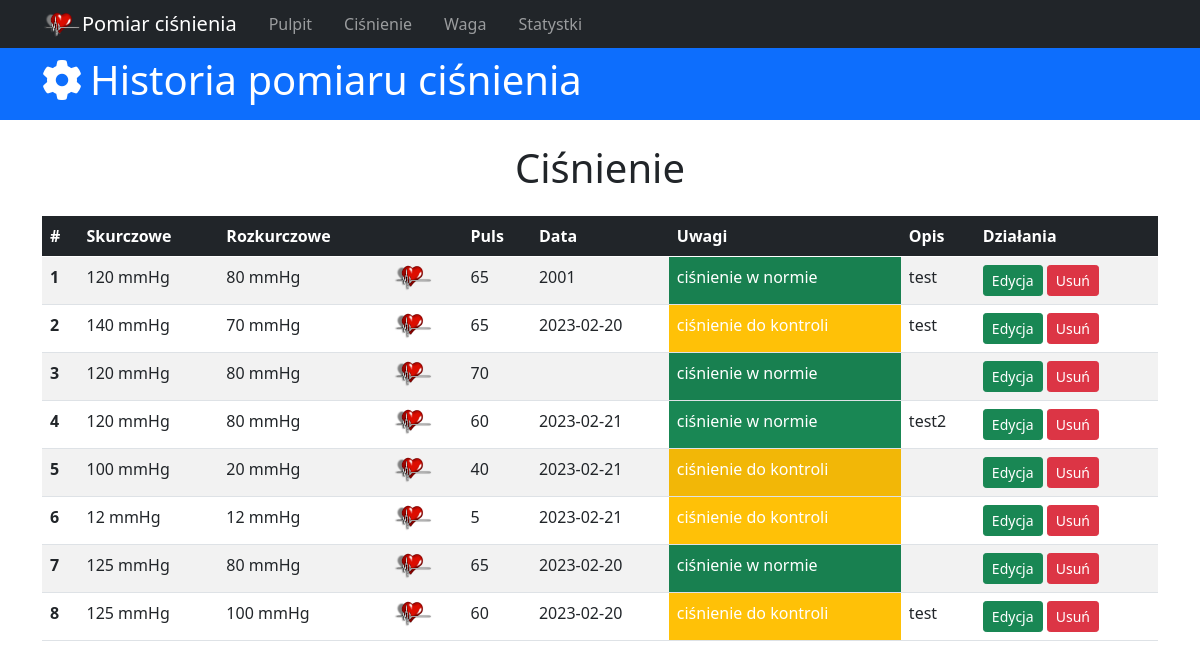
The page /pressure_history on the database as committed earlier.
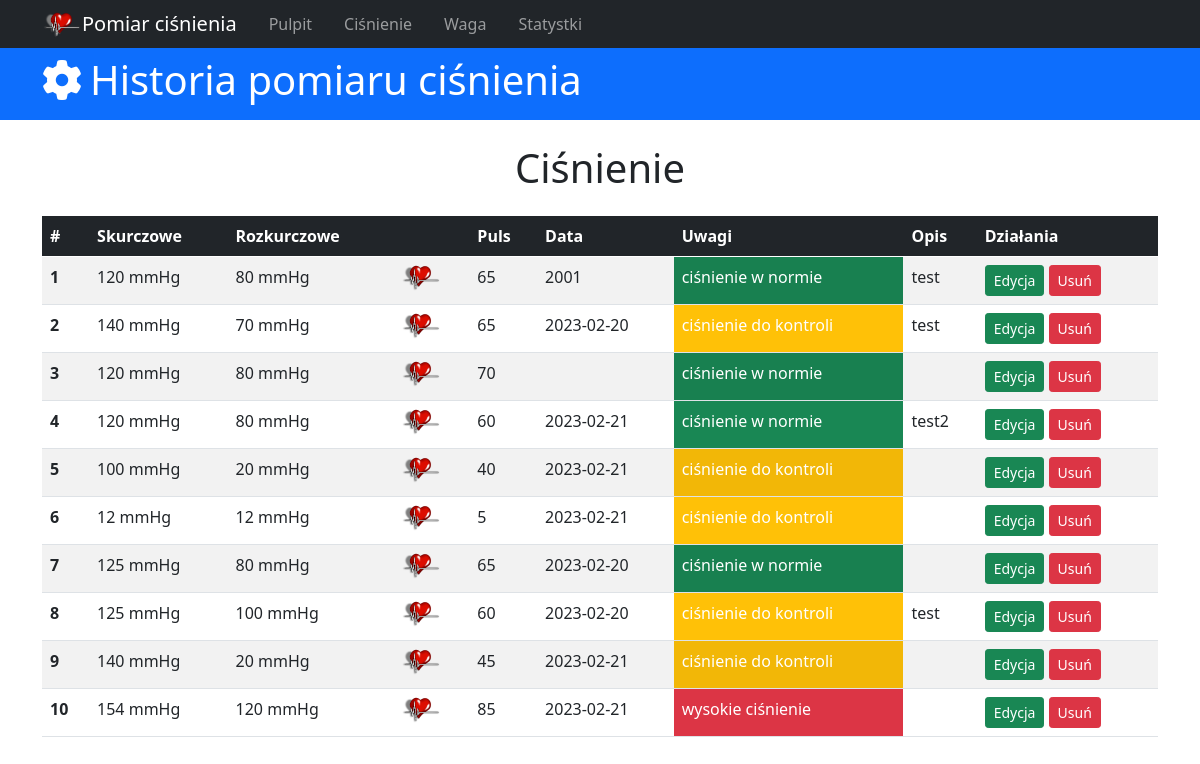
The same page on the database as committed later.
### tables this page shows
CREATE TABLE blood_pressure(id integer primary key autoincrement, upper_pressure int, down_pressure int, pressure int, date_of_pressure date not null default(date()), description text, time_of_day VARCHAR(10));

### app.py (the view)
@app.route('/pressure_history')
def pressure_history():
  db = get_db()
  sql_command = 'select id, upper_pressure, down_pressure, pressure, date_of_pressure, date_of_pressure, description from blood_pressure;'
  cur = db.execute(sql_command)
  bloods = cur.fetchall()
  return render_template('cisnienie.html', bloods=bloods)

### app.py (called while the page is built)
def get_db():
  if not hasattr(g, 'sqlite_db'):
    conn = sqlite3.connect(app_info['db_file'])
    conn.row_factory = sqlite3.Row
    g.sqlite_db = conn
  return g.sqlite_db

### templates/cisnienie.html (shortened to what this page needs)
{% extends 'base.html' %}  {% block content %}
<header>
  <div id="main-header" class="py-2 bg-primary text-white">
    <div class="container">
      <div class="row">
        <div class="col-md-6">
          <h1><i class="fas fa-cog pe-2"></i>Historia pomiaru ciśnienia</h1>
        </div>
      </div>
    </div>
  </div>
</header>
<div class="container">
  <h1 class="text-center mt-4">Ciśnienie</h1>
  <table class="table table-striped table-hover mt-4">
    <thead class="table-dark">
      <tr>
        <th scope="col">#</th>
        <th scope="col">Skurczowe</th>
        <th scope="col">Rozkurczowe</th>
        <th scope="col"></th>
        <th scope="col">Puls</th>
        <th scope="col">Data</th>
        <th>Uwagi</th>
        <th scope="col">Opis</th>
        <th scope="col">Działania</th>
      </tr>
    </thead>
    <tbody>
      {% for blood in bloods %}
      <tr>
        <th scope="row">{{blood.id}}</th>
        <td>{{blood.upper_pressure}} mmHg</td>
        <td>{{blood.down_pressure}} mmHg</td>
        <td>
          <img src="{{url_for('static', filename='heart_sm.png')}}" alt="" />
        </td>
        <td>{{blood.pressure}}</td>
        <td>{{blood.date_of_pressure}}</td>
        {% if (blood.upper_pressure >= 120 and blood.upper_pressure < 140) and
        (blood.down_pressure >= 80 and blood.down_pressure <= 89) %}
        <td class="bg-success text-white">ciśnienie w normie</td>
        {% elif blood.upper_pressure >= 140 and blood.down_pressure > 90 %}
        <td class="bg-danger text-white">wysokie ciśnienie</td>
        {% else %}
        <td class="bg-warning text-white">ciśnienie do kontroli</td>
        {% endif %}
        <td>{{blood.description}}</td>
        <td>
          <a href="#" class="btn btn-success btn-sm">Edycja</a>
          <a href="#" class="btn btn-danger btn-sm">Usuń</a>
        </td>
      </tr>
      {% endfor %}
    </tbody>
  </table>
</div>
{% endblock %}

### templates/base.html (shortened to what this page needs)
<!DOCTYPE html>
<html lang="pl">
  <head>
    <link
      href="https://cdn.jsdelivr.net/npm/bootstrap@5.0.2/dist/css/bootstrap.min.css"
      rel="stylesheet"
    />
    <link rel="stylesheet" href="{{url_for('static', filename='style.css')}}" />
  </head>
  <body>
    {% include 'menu.html' %} {% block content %}{% endblock %}
  </body>
</html>

### templates/menu.html (shortened to what this page needs)
<nav class="navbar navbar-expand-sm navbar-dark bg-dark p-1">
  <div class="container">
    <a class="navbar-brand" href="{{url_for('index')}}"
      ><img src="{{url_for('static', filename='heart_sm.png')}}" alt="" />Pomiar
      ciśnienia</a
    >
    <div class="collapse navbar-collapse" id="navbarNav">
      <ul class="navbar-nav">
        <li class="nav-item px-2">
          <a
            class="nav-link {{'active' if active_menu=='home'}}"
            aria-current="page"
            href="{{url_for('index')}}"
            >Pulpit</a
          >
        </li>
        <li class="nav-item px-2">
          <a
            class="nav-link {{'active' if active_menu=='pressure_history'}}"
            href="{{url_for('pressure_history')}}"
            >Ciśnienie</a
          >
        </li>
        <li class="nav-item px-2">
          <a class="nav-link" href="#">Waga</a>
        </li>
        <li class="nav-item px-2">
          <a href="#" class="nav-link">Statystki</a>
        </li>
      </ul>
    </div>
  </div>
</nav>

### static/style.css (style rules this page uses)
.container { max-width: 1140px; }

Rows that differ between the two databases and show on the page:
added blood_pressure: id "9", upper_pressure "140", down_pressure "20", pressure "45", date_of_pressure "2023-02-21", shows "ciśnienie do kontroli"
added blood_pressure: id "10", upper_pressure "154", down_pressure "120", pressure "85", date_of_pressure "2023-02-21", shows "wysokie ciśnienie"
